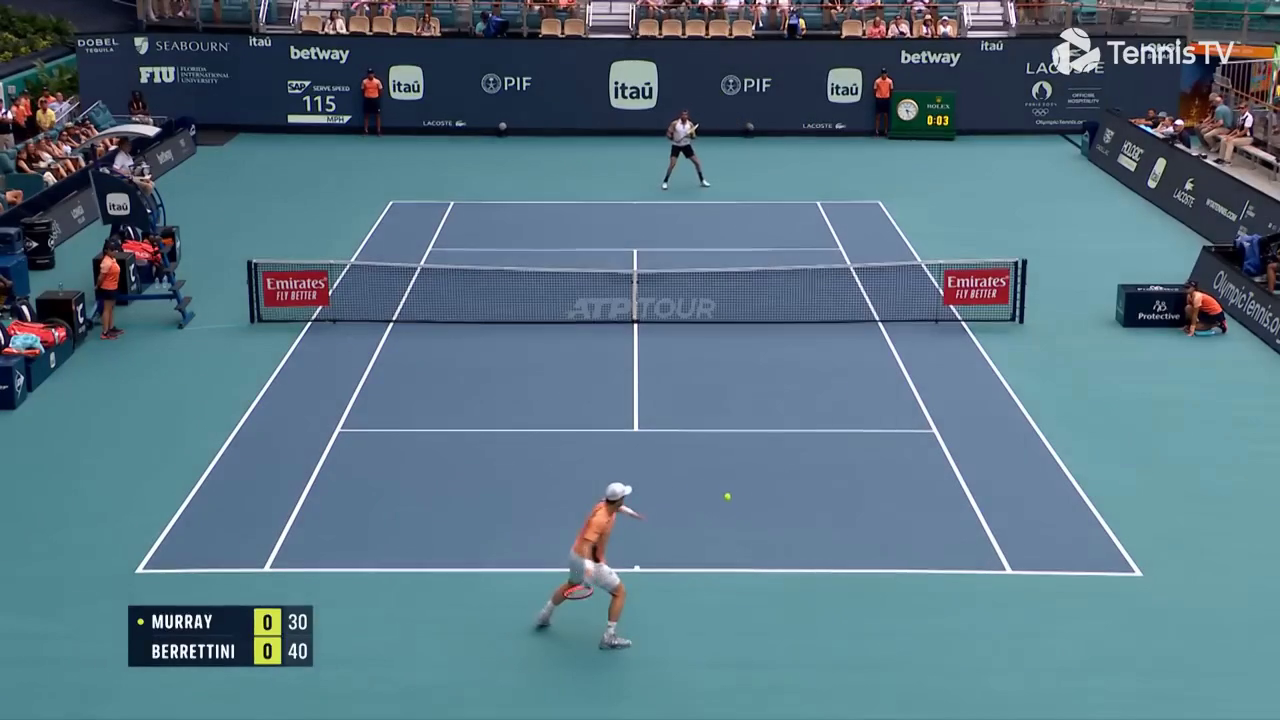
#> input picture Tennis-Analysis-System/input_videos/input_image.png, 1280 x 720 px
$ python -i test_upload.py   (imports and definitions only)
#> lines starting #> are read from the running program, lines starting #| are printed output that depends on the picture; after the words box and inside, x2 and y2 are one past the last pixel; in counts of white or black regions, pixels touching at a corner belong together
#!/usr/bin/env python3
"""
Tennis30 - Quick Test Script for Uploaded Files
================================================
Használat: python test_upload.py <file_path>

Támogatott formátumok:
- Képek: .jpg, .png, .jpeg
- Videók: .mp4, .avi, .mov
"""

import sys
import os

import cv2
import numpy as np
from pathlib import Path


# [165 lines left out: functions test_single_frame, test_video, visualize_detection, not called in this run]


def simple_color_based_test(image_path: str):
    """Fallback: Simple color-based ball detection (no models needed)"""
    print(f"🎾 Simple color-based test: {image_path}\n")

    frame = cv2.imread(image_path)
#> frame is the input picture: shape (720, 1280, 3); mean B, G, R 131.8, 116.3, 88.2
    if frame is None:
        print(f"❌ Cannot read image: {image_path}")
        return

    print(f"✓ Image loaded: {frame.shape[1]}x{frame.shape[0]}")
#| ✓ Image loaded: 1280x720

    # Convert to HSV
    hsv = cv2.cvtColor(frame, cv2.COLOR_BGR2HSV)
#> hsv: shape (720, 1280, 3); mean H, S, V 100.9, 100.7, 134.5

    # Tennis ball yellow-green range
    lower_yellow = np.array([20, 100, 100])
    upper_yellow = np.array([40, 255, 255])

    # Create mask
    mask = cv2.inRange(hsv, lower_yellow, upper_yellow)
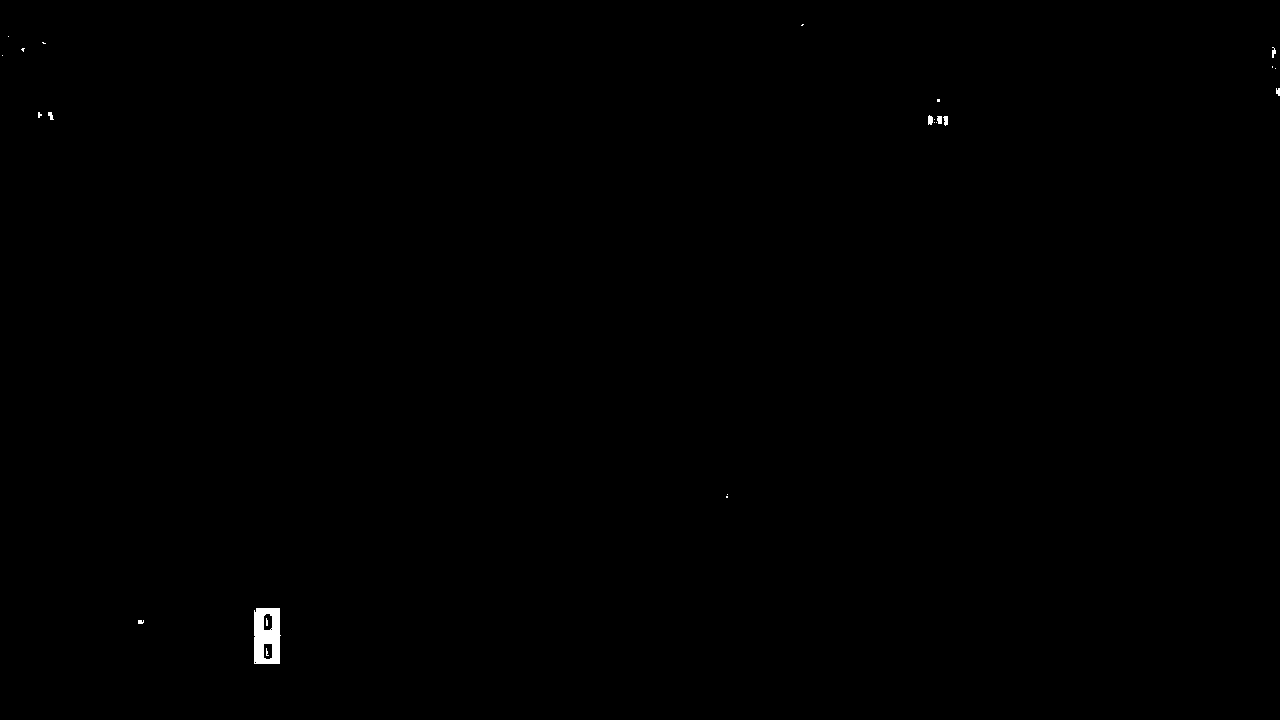
#> mask: shape (720, 1280); 0.16% white; 24 white regions (16 under 20 px)

    # Find contours
    contours, _ = cv2.findContours(mask, cv2.RETR_EXTERNAL, cv2.CHAIN_APPROX_SIMPLE)
#> contours = 22 contours, 18 with area under 20; largest, box (x1, y1, x2, y2) and area: (254, 608, 281, 664) 1368, (928, 115, 933, 125) 30, (943, 116, 948, 126) 25, (937, 116, 942, 124) 24

    print(f"\n🔍 Found {len(contours)} yellow-green objects")
#| 🔍 Found 22 yellow-green objects

    if contours:
        # Get largest contour
        largest = max(contours, key=cv2.contourArea)
#> largest = contour of 14 points, box (x1, y1, x2, y2) (254, 608, 281, 664), area 1368
        area = cv2.contourArea(largest)
#> area = 1368

        if area > 20:  # Minimum area threshold
            # Get center
            M = cv2.moments(largest)
#> M = moments, m00 1368, centre m10/m00, m01/m00 = (266.6, 635.6)
            if M["m00"] > 0:
                cx = int(M["m10"] / M["m00"])
#> cx = 266
                cy = int(M["m01"] / M["m00"])
#> cy = 635

                print(f"\n🎾 Potential ball detected!")
                print(f"   Position: ({cx}, {cy})")
#|    Position: (266, 635)
                print(f"   Area: {area:.0f} pixels")
#|    Area: 1368 pixels

                # Visualize
                vis_frame = frame.copy()
                cv2.circle(vis_frame, (cx, cy), 15, (0, 255, 0), 2)
#> vis_frame: shape (720, 1280, 3); 0.03% of pixels changed, all inside (x1, y1, x2, y2) = (250, 619, 283, 652)
                cv2.drawContours(vis_frame, [largest], -1, (255, 0, 0), 2)
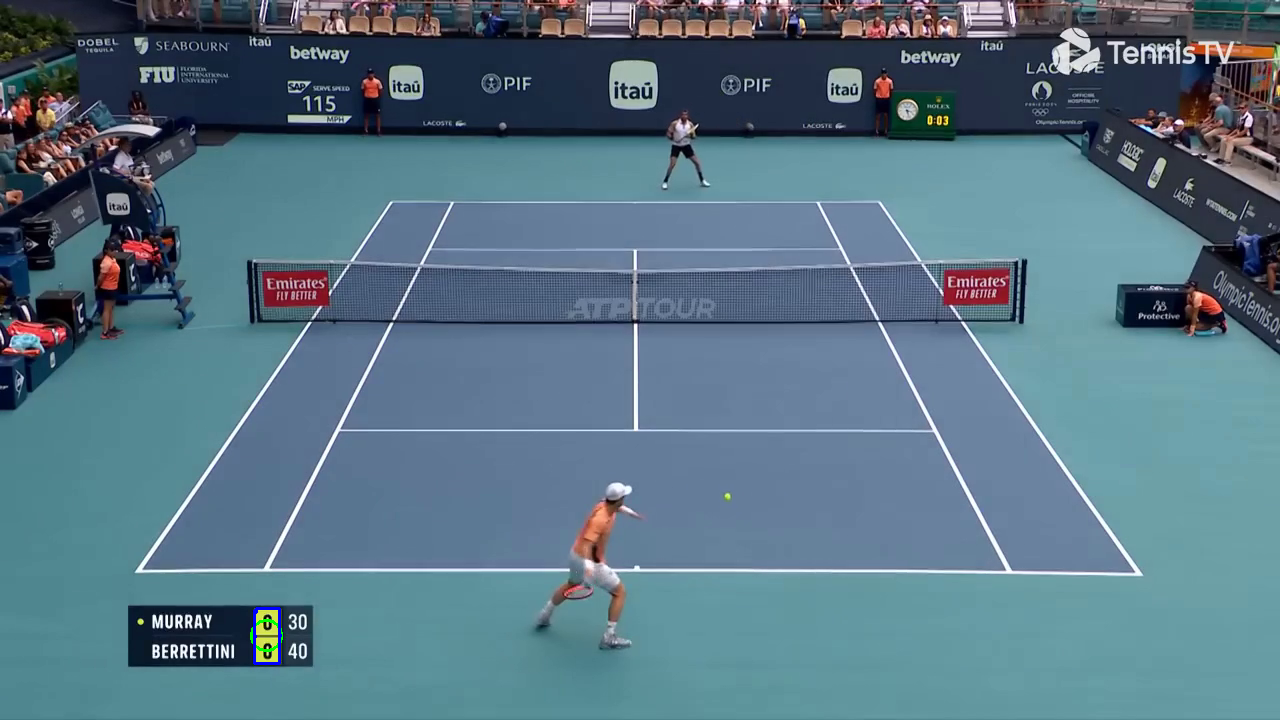
#> vis_frame: shape (720, 1280, 3); mean B, G, R 131.9, 116.3, 88

                output_path = str(Path(image_path).with_name(
                    Path(image_path).stem + "_simple_detection.jpg"
                ))
                cv2.imwrite(output_path, vis_frame)
                print(f"\n💾 Visualization saved: {output_path}")
    else:
        print("\n❌ No tennis ball detected (simple color method)")


# [64 lines left out: function main, not called in this run]


# [2 lines not run here, left out]

>>> result = simple_color_based_test('../Tennis-Analysis-System/input_videos/input_image.png')
